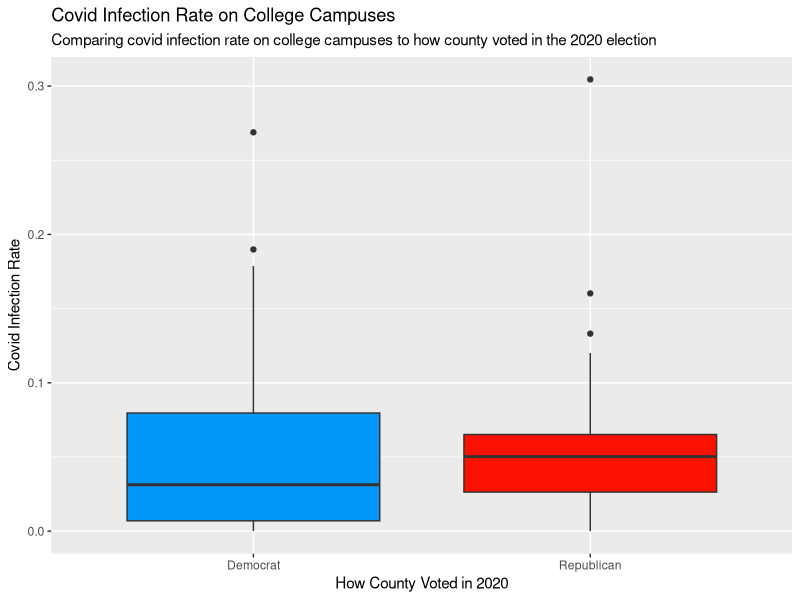
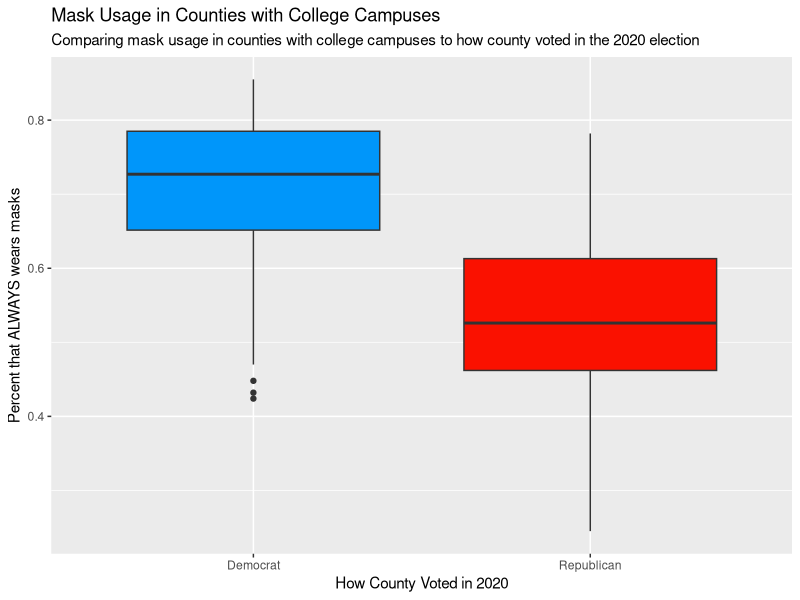
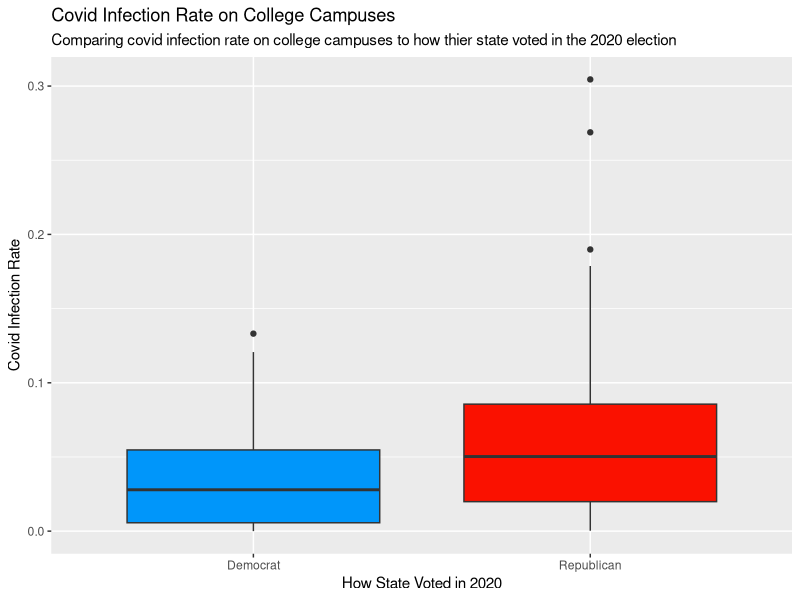
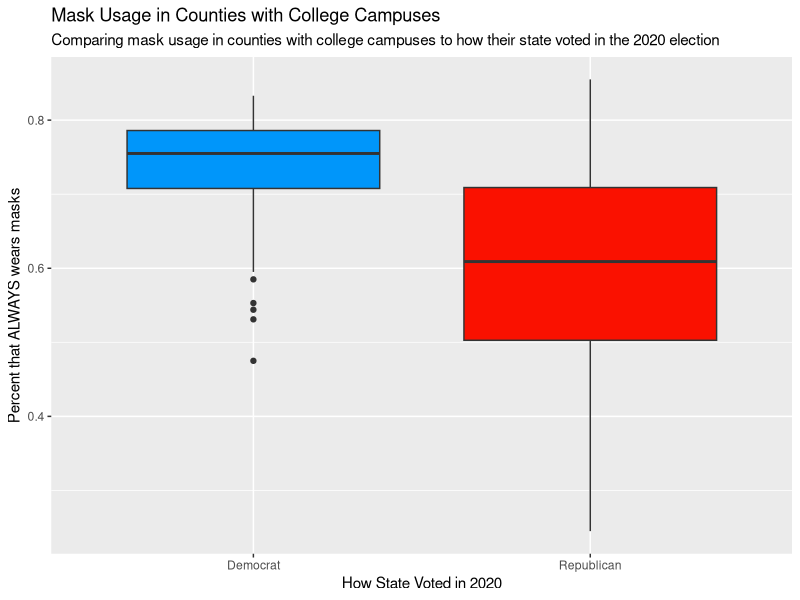
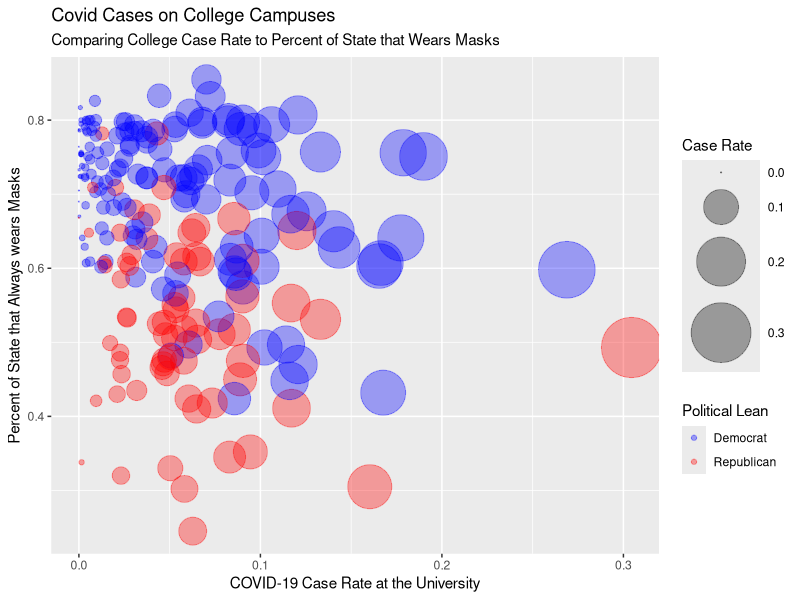

Here is the R script that generated these plots, in order:
## ---- chunk 1
knitr::opts_chunk$set(echo = TRUE)
## ---- chunk 2
library(ggplot2)
library(dplyr)
## ---- chunk 3
colleges <- read.csv("colleges_edited.csv")
## ---- chunk 4

print("Distribution of Covid case rates on college campuses: ")
summary(colleges$case_rate)

print(
  "Distribution of the percent of county population that ALWAYS wears a mask, for counties with college campuses: "
)
summary(colleges$ALWAYS)


## P(less than half of county with a college wears a mask | county voted Republican)
print(
  paste0(
    "P(less than half of county with a college wears a mask | county voted Republican) = ",
    nrow(colleges[(colleges$ALWAYS < 0.5) &
                    (colleges$winner == "Republican"),]) / nrow(colleges[(colleges$winner == "Republican"),])
  )
)


## P(low covid rate on campus (bottom 50 percentile) | county has high percent of mask wearers (top 50 percentile))
print(
  paste0(
    "P(low covid rate on campus (bottom 50 percentile) | county has high percent of mask wearers (top 50 percentile)) = ",
    nrow(colleges[(colleges$ALWAYS > 0.6805) &
                    (colleges$case_rate < 0.04156),]) / nrow(colleges[(colleges$ALWAYS > 0.6805),])
  )
)


## P(low covid rate on campus (lower quantile) | county has high percent of mask wearers (upper quantile))
print(
  paste0(
    "P(low covid rate on campus (lower quantile) | county has high percent of mask wearers (upper quantile)) = ",
    nrow(colleges[(colleges$ALWAYS > 0.7560) &
                    (colleges$case_rate < 0.07609), ]) / nrow(colleges[(colleges$ALWAYS > 0.7560), ])
  )
)

## ---- chunk 5
plot<-ggplot(colleges, aes(winner, case_rate)) + 
  geom_boxplot(fill = c("#0096fa", "#fa1100")) +
  labs(title = "Covid Infection Rate on College Campuses", 
         y = "Covid Infection Rate",
         x = "How County Voted in 2020",
         color = "Political Lean",
         subtitle = "Comparing covid infection rate on college campuses to how county voted in the 2020 election")
  
plot
## ---- chunk 6
plot<-ggplot(colleges, aes(winner, ALWAYS)) + 
  geom_boxplot(fill = c("#0096fa", "#fa1100")) +
  labs(title = "Mask Usage in Counties with College Campuses", 
         y = "Percent that ALWAYS wears masks",
         x = "How County Voted in 2020",
         color = "Political Lean",
         subtitle = "Comparing mask usage in counties with college campuses to how county voted in the 2020 election")
  
plot
## ---- chunk 7
plot<-ggplot(colleges, aes(political_party, case_rate)) + 
  geom_boxplot(fill = c("#0096fa", "#fa1100")) +
  scale_x_discrete(labels = c('Democrat', 'Republican')) +
  labs(title = "Covid Infection Rate on College Campuses", 
         y = "Covid Infection Rate",
         x = "How State Voted in 2020",
         color = "Political Lean",
         subtitle = "Comparing covid infection rate on college campuses to how thier state voted in the 2020 election")
  
plot
## ---- chunk 8
plot<-ggplot(colleges, aes(political_party, ALWAYS)) + 
  geom_boxplot(fill = c("#0096fa", "#fa1100")) +
  scale_x_discrete(labels = c('Democrat', 'Republican')) +
  labs(title = "Mask Usage in Counties with College Campuses", 
         y = "Percent that ALWAYS wears masks",
         x = "How State Voted in 2020",
         color = "Political Lean",
         subtitle = "Comparing mask usage in counties with college campuses to how their state voted in the 2020 election")
  
plot
## ---- chunk 9
## scatter plot with different size points

colleges %>%
  arrange(desc(case_rate)) %>%
  mutate(winner = factor(winner)) %>%
  ggplot(aes(x=case_rate, y=ALWAYS, size=case_rate, color = winner)) +
    geom_point(alpha=0.35) +
    scale_size(range = c(.1, 20), name="Case Rate") +
    scale_color_manual(values = c("blue", "red")) +
    labs(title = "Covid Cases on College Campuses", 
         y = "Percent of State that Always wears Masks",
         x = "COVID-19 Case Rate at the University",
         color = "Political Lean",
         subtitle = "Comparing College Case Rate to Percent of State that Wears Masks")
